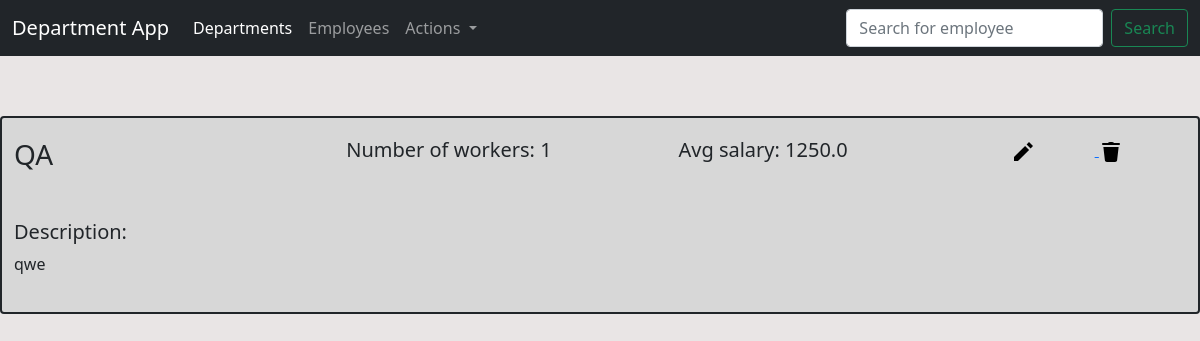
/departments, run on an earlier commit of the app's database.
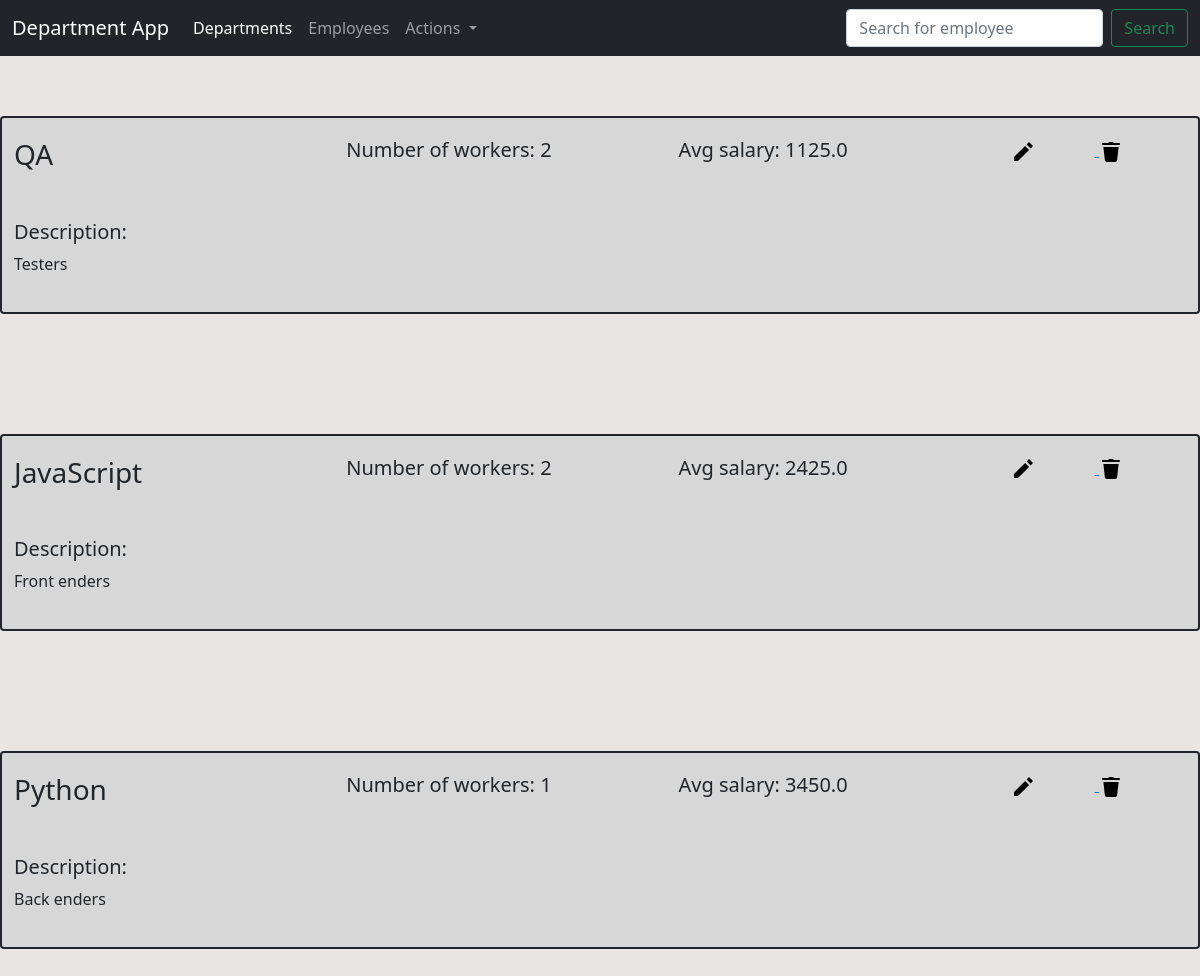
And on a later commit of the database.
### department_app/models/department_model.py (models this page shows, shortened)
class Departments(db.Model):
    id = db.Column(db.Integer, primary_key = True)
    dep_name = db.Column(db.String(50), nullable = False, unique = True)
    dep_description = db.Column(db.String(150))

### department_app/views/departments_view.py (the view)
@app.route("/departments")
def departments():
    salary_and_amount  = {elem.dep_name: count_avg_and_amount(elem.dep_name) for elem in Departments.query.all()}
    return render_template('departments.html', all_deps = Departments.query.all(), characteristics = salary_and_amount, menu = menu, dropdown = dropdown)

### department_app/service/common_funcs.py (called while the page is built)
def count_avg_and_amount(dep):
    res = Employees.query.filter_by(emp_department = dep)
    sals = [x.emp_salary for x in res]
    try:
        return sum(sals)/len(sals), len(sals)
    except:
        return 'No employees in department', 0

### department_app/templates/departments.html (shortened to what this page needs)
{% extends 'base.html' %}
{% block content %}
{% for data in all_deps %}
    <section>
        <div class="container-xxl">
          <div class="row">
            <span class="border border-dark border-2 rounded"  style="background-color: #D7D7D7;">
                <div class="row">
                    <div class="col">
                      <h3>{{data.dep_name}}</h3>
                    </div>
                    <div class="col">
                      <h5>Number of workers: {{ characteristics[data.dep_name][1] }}</h5>
                    </div>
                    <div class="col">
                      <h5>Avg salary: {{characteristics[data.dep_name][0]}}</h5>
                    </div>
                    <div class="col-2 align-items-end">
                      <a id="edit-{{data.id}}" href="departments/edit/{{data.id}}">
                        <img src = "../static/images/icons8-edit-24.svg", alt="Edit" style="padding-right: 60px">
                      </a>
                      <a id="delete-{{data.id}}" href="departments/delete/{{data.id}}">
                        <img src = "../static/images/icons8-delete-24.svg", alt="Delete">
                      </a>
                    </div>
                  </div>
                <div class="row">
                    <div class="col">
                      <h5>Description:</h5><p>
                        {{data.dep_description}}
                      </p>
                    </div>
                </div>
            </span>
          </div>
        </div>
    </section>
  {% endfor %}
{% endblock -%}

What changed in the data, as far as the page shows it:
changed Departments "QA": dep_name "1" → "2"; dep_name "1250.0" → "1125.0"; dep_description "qwe" → "Testers"
added Departments: dep_name "JavaScript", dep_name "2", dep_name "2425.0", dep_description "Front enders"
added Departments: dep_name "Python", dep_name "1", dep_name "3450.0", dep_description "Back enders"
